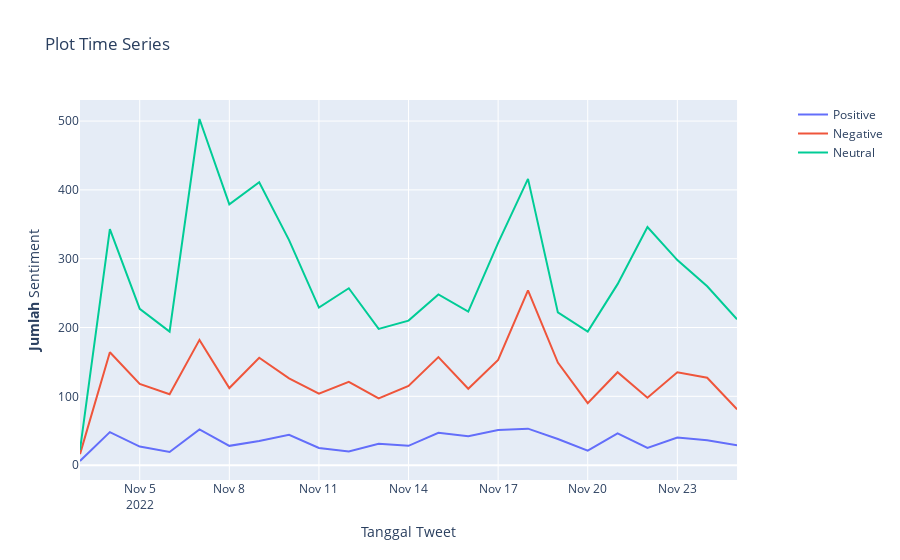

Source (notebook cell):
### Code cell
import plotly.graph_objects as go
from plotly.subplots import make_subplots

# Create figure with secondary y-axis
fig = make_subplots(specs=[[{"secondary_y": True}]])

# Add traces
fig.add_trace(
    go.Scatter(x=positive_data.date_MY, y=positive_data.ct, name="Positive"),
    secondary_y=False,
)

fig.add_trace(
    go.Scatter(x=negative_data.date_MY, y=negative_data.ct, name="Negative"),
    secondary_y=False,
)
fig.add_trace(
    go.Scatter(x=neutral_data.date_MY, y=neutral_data.ct, name="Neutral"),
    secondary_y=False,
)


# Add figure title
fig.update_layout(
    title_text="Plot Time Series"
)

# Set x-axis title
fig.update_xaxes(title_text="Tanggal Tweet")

# Set y-axes titles
fig.update_yaxes(title_text="<b>Jumlah</b> Sentiment", secondary_y=False)
fig.update_yaxes(title_text="<b>Tanggal</b> Tanggan Tweet", secondary_y=True)

fig.show()

### Figure 1 — Plotly figure (JSON) as saved in the notebook; plotly's stock layout.template omitted (floating-point values rounded to 4 significant figures)
{"data": [{"name": "Positive", "type": "scatter", "x": ["2022-11-03T00:00:00", "2022-11-04T00:00:00", "2022-11-05T00:00:00", "2022-11-06T00:00:00", "2022-11-07T00:00:00", "2022-11-08T00:00:00", "2022-11-09T00:00:00", "2022-11-10T00:00:00", "2022-11-11T00:00:00", "2022-11-12T00:00:00", "2022-11-13T00:00:00", "2022-11-14T00:00:00", "2022-11-15T00:00:00", "2022-11-16T00:00:00", "2022-11-17T00:00:00", "2022-11-18T00:00:00", "2022-11-19T00:00:00", "2022-11-20T00:00:00", "2022-11-21T00:00:00", "2022-11-22T00:00:00", "2022-11-23T00:00:00", "2022-11-24T00:00:00", "2022-11-25T00:00:00"], "xaxis": "x", "y": [6, 48, 27, 19, 52, 28, 35, 44, 25, 20, 31, 28, 47, 42, 51, 53, 38, 21, 46, 25, 40, 36, 29], "yaxis": "y"}, {"name": "Negative", "type": "scatter", "x": ["2022-11-03T00:00:00", "2022-11-04T00:00:00", "2022-11-05T00:00:00", "2022-11-06T00:00:00", "2022-11-07T00:00:00", "2022-11-08T00:00:00", "2022-11-09T00:00:00", "2022-11-10T00:00:00", "2022-11-11T00:00:00", "2022-11-12T00:00:00", "2022-11-13T00:00:00", "2022-11-14T00:00:00", "2022-11-15T00:00:00", "2022-11-16T00:00:00", "2022-11-17T00:00:00", "2022-11-18T00:00:00", "2022-11-19T00:00:00", "2022-11-20T00:00:00", "2022-11-21T00:00:00", "2022-11-22T00:00:00", "2022-11-23T00:00:00", "2022-11-24T00:00:00", "2022-11-25T00:00:00"], "xaxis": "x", "y": [16, 164, 118, 103, 182, 112, 156, 126, 104, 121, 97, 115, 157, 111, 153, 254, 149, 90, 135, 98, 135, 127, 81], "yaxis": "y"}, {"name": "Neutral", "type": "scatter", "x": ["2022-11-03T00:00:00", "2022-11-04T00:00:00", "2022-11-05T00:00:00", "2022-11-06T00:00:00", "2022-11-07T00:00:00", "2022-11-08T00:00:00", "2022-11-09T00:00:00", "2022-11-10T00:00:00", "2022-11-11T00:00:00", "2022-11-12T00:00:00", "2022-11-13T00:00:00", "2022-11-14T00:00:00", "2022-11-15T00:00:00", "2022-11-16T00:00:00", "2022-11-17T00:00:00", "2022-11-18T00:00:00", "2022-11-19T00:00:00", "2022-11-20T00:00:00", "2022-11-21T00:00:00", "2022-11-22T00:00:00", "2022-11-23T00:00:00", "2022-11-24T00:00:00", "2022-11-25T00:00:00"], "xaxis": "x", "y": [22, 343, 227, 194, 503, 379, 411, 327, 229, 257, 198, 210, 248, 223, 323, 416, 222, 194, 263, 346, 298, 260, 212], "yaxis": "y"}], "layout": {"title": {"text": "Plot Time Series"}, "xaxis": {"anchor": "y", "domain": [0, 0.94], "title": {"text": "Tanggal Tweet"}}, "yaxis": {"anchor": "x", "domain": [0, 1], "title": {"text": "<b>Jumlah</b> Sentiment"}}, "yaxis2": {"anchor": "x", "overlaying": "y", "side": "right", "title": {"text": "<b>Tanggal</b> Tanggan Tweet"}}}}
